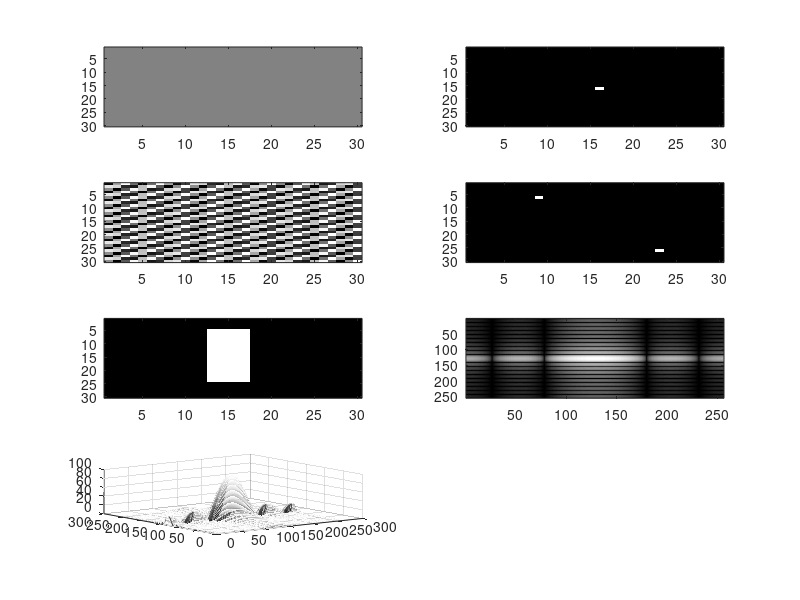

This figure's MATLAB source:
f=zeros(30,30);
f(5:24,13:17)=1;

f1=fft2(f,256,256);
f2=fftshift(f1);

g=50*ones(30);
g1=fft2(g);
g2=fftshift(g1);

h=f;
for i=1:30
    for j=1:30
        h(i,j)=6*cos(((2*pi)/30)*(10*i+7*j));
        
    end
end

h1=fft2(h);
h2=fftshift(h1);


colormap(gray)
subplot(4,2,1),imagesc(g)
subplot(4,2,2),imagesc(log(1+abs(g2)))
subplot(4,2,3),imagesc(h)
subplot(4,2,4),imagesc(log(1+abs(h2)))
subplot(4,2,5),imagesc(f)
subplot(4,2,6),imagesc(log(1+abs(f2)))
subplot(4,2,7),mesh(abs(f2))
